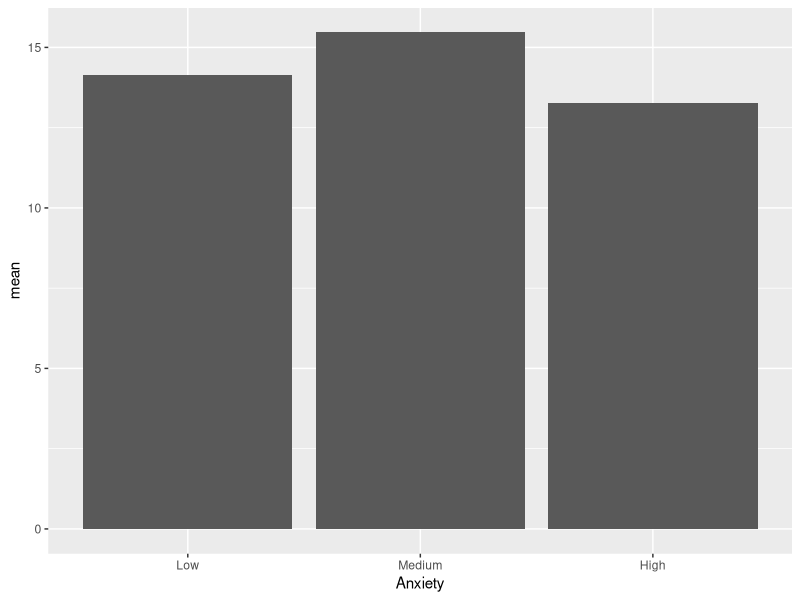

Here is the R script that generated this plot:
## ---- chunk 1
library(tidyverse)
## ---- chunk 2
Learning_TR <- tribble(~Difficulty, ~Anxiety, ~Score, 
                    "Low",       "Low",       18,
                    "Low",       "Low",       17,
                    "Low",       "Low",       20,
                    "Low",       "Low",       16,
                    "Low",       "Low",       17,
                    "Low",      "Medium",     18,
                    "Low",      "Medium",     18,
                    "Low",      "Medium",     19,
                    "Low",      "Medium",     15,
                    "Low",      "Medium",     17, 
                    "Low",       "High",      18,
                    "Low",       "High",      17,
                    "Low",       "High",      16,
                    "Low",       "High",      18,
                    "Low",       "High",      19,
                  "Medium",       "Low",      18)
## ---- chunk 3
Learning <- data.frame(
       Difficulty = 
      c(rep(c("Low", "Medium", "High"), each = 15)), 
       Anxiety = 
      c(rep(c("Low", "Medium", "High"), times = 5)), 
       Score = 
      c(18, 18, 18, 17, 18, 17, 20, 19, 16,
        16, 15, 18, 17, 17, 19, 18, 18, 14, 
        14, 17, 15, 17, 18, 17, 16, 15, 12,
        14, 14, 16, 11, 15, 9, 6, 12, 8, 10,
        13, 7, 10, 11, 8, 8, 12, 5))
Learning
## ---- chunk 4
str(Learning)
## ---- chunk 5
Levels <- c("Low", "Medium", "High")
## ---- chunk 6
Learning$Difficulty <- factor(Learning$Difficulty, 
                     levels = Levels)
## ---- chunk 7
Learning$Anxiety <- factor(Learning$Anxiety, 
            levels = c("Low", "Medium", "High"))
## ---- chunk 8
str(Learning)
## ---- chunk 9
Learning_Mean <- Learning |>
  group_by(Anxiety) |>
  summarise(n = n(),
            mean = mean(Score))
Learning_Mean
## ---- chunk 10
ggplot(data = Learning_Mean) +
  geom_bar(mapping = aes(x = Anxiety, 
           y = mean), stat = "identity" )
